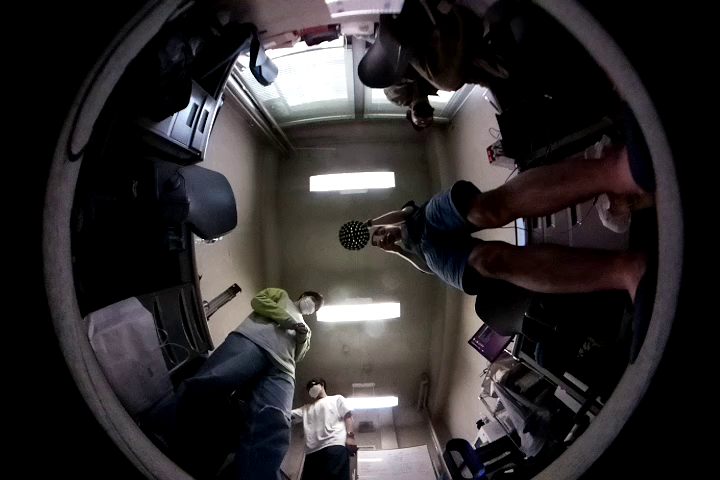
#> input picture Fourier/2021-07-01/img/0.png, 720 x 480 px, found by its file name
$ python Diff.py
#> lines starting #> are read from the running program, lines starting #| are printed output that depends on the picture; after the words box and inside, x2 and y2 are one past the last pixel; in counts of white or black regions, pixels touching at a corner belong together; pictures that were not available may be replaced by others from this repository, and a replacement may not be noted
import cv2
import numpy as np
import sys

N = int(input('サンプル数 : ')) # サンプル数
#> the answer given: 3
start = int(input('開始データ番号 : '))
#> the answer given: 3
end = start + N
print('終了データ番号 : ' + str(end))

img = cv2.imread('./img/0.png', cv2.IMREAD_COLOR)
#> img is the input picture: shape (480, 720, 3); mean B, G, R 43.2, 42.3, 45.7
# print('y(縦) = ' + str(img.shape[0]))
# print('x(横) = ' + str(img.shape[1]))
# print('(チャネル数) = ' + str(img.shape[2]))

height = img.shape[0]
#> height = 480
width = img.shape[1]
#> width = 720
frame = 0

img = np.zeros((N, height, width), dtype=np.uint8)

# 画像の読み込み
for i in range(start, end):
    img[frame] = cv2.imread('./img/' + str(i) + '.png', cv2.IMREAD_GRAYSCALE)
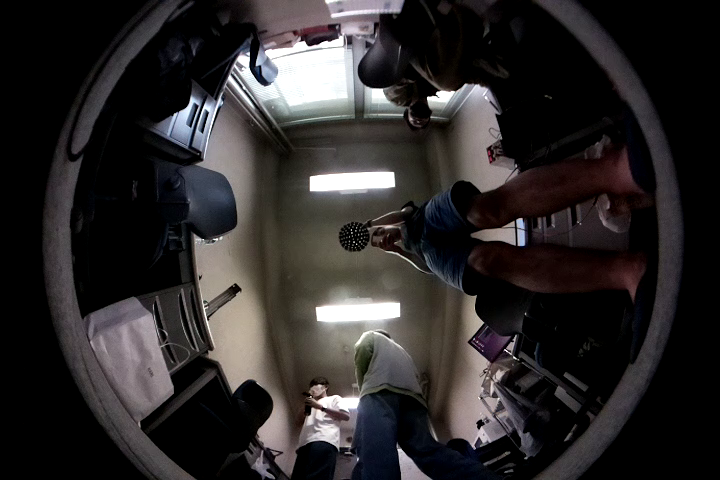
#> input picture Fourier/2021-07-01/img/104.png, 720 x 480 px, given in place of 3.png, which was not available
    print('読み込んだファイル名 = ' + str(i) + '.png')
    frame += 1


mask = np.zeros((height, width), dtype='uint64')

for i in range(N):
    if i == N - 1:
      break
    diff = cv2.absdiff(img[i + 1], img[i]) * 0.1
    diff = diff.astype(np.uint64)
    mask = mask + diff
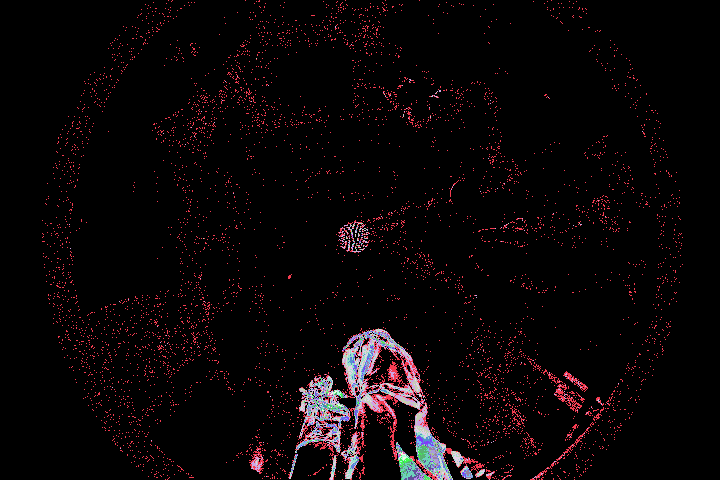
#> mask: shape (480, 720) uint64; 26 distinct labels, from 0 to 25; one colour per label, 0 black

mask = mask.astype(np.uint8)
threshold = int(mask.max() * 0.2)
#> threshold = 5
ret, mask = cv2.threshold(mask, threshold, 255, cv2.THRESH_BINARY)
#> ret = 5

mask = cv2.medianBlur(mask, ksize=13)
cv2.imwrite(str(start) + '-' + str(end) + '.png', mask)
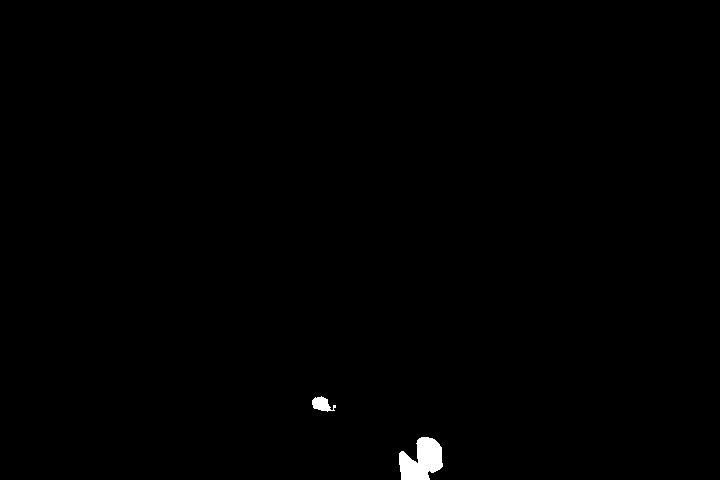
#> saved as 3-6.png: shape (480, 720); 0.44% white; 2 white regions, box (x1, y1, x2, y2) and area: (399, 437, 443, 480) 1312, (312, 396, 336, 412) 223
